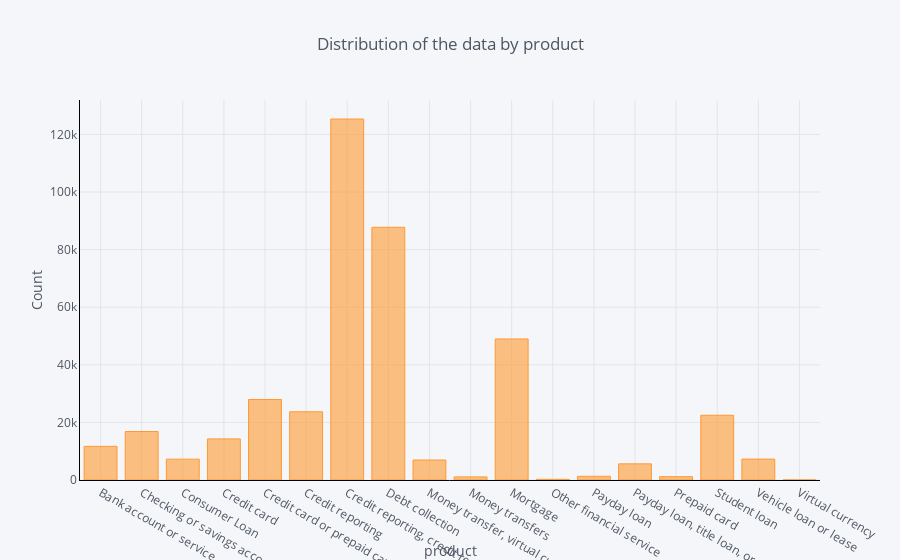

The cell this chart's notebook holds for it:
### Markdown cell above
# TEXT PREPOCESSING : 1-CONSOLIDATION

### Code cell
#Visulaisation of the districution of data grouped by product
df['review_len'] = df['Consumer complaint narrative'].astype(str).apply(len)
### Those lines make sure that the df will accept to be a pandas dataframe type instead of being recognized as a series times . in order to use the iplot function ##
import cufflinks as cf
cf.go_offline()
cf.set_config_file(offline=False, world_readable=True)
############################################################################################
#bar plot of the distribution
df.groupby("Product").count()['Complaint ID'].iplot(
    kind='bar', yTitle='Count', linecolor='black', title='Distribution of the data by product', xTitle='product')

### Figure 1 — Plotly figure (JSON) as saved in the notebook; plotly's stock layout.template omitted (floating-point values rounded to 4 significant figures)
{"data": [{"marker": {"color": "rgba(255, 153, 51, 0.6)", "line": {"color": "rgba(255, 153, 51, 1.0)", "width": 1}}, "name": "Complaint ID", "orientation": "v", "text": "", "type": "bar", "uid": "1d118347-dde5-4c0a-8417-fb2bcd86a7b1", "x": ["Bank account or service", "Checking or savings account", "Consumer Loan", "Credit card", "Credit card or prepaid card", "Credit reporting", "Credit reporting, credit repair services, or other personal consumer reports", "Debt collection", "Money transfer, virtual currency, or money service", "Money transfers", "Mortgage", "Other financial service", "Payday loan", "Payday loan, title loan, or personal loan", "Prepaid card", "Student loan", "Vehicle loan or lease", "Virtual currency"], "y": [11686, 16838, 7243, 14282, 27968, 23697, 125370, 87764, 6944, 1085, 48980, 231, 1284, 5600, 1153, 22484, 7265, 14]}], "layout": {"legend": {"bgcolor": "#F5F6F9", "font": {"color": "#4D5663"}}, "paper_bgcolor": "#F5F6F9", "plot_bgcolor": "#F5F6F9", "title": {"font": {"color": "#4D5663"}, "text": "Distribution of the data by product"}, "xaxis": {"gridcolor": "#E1E5ED", "linecolor": "black", "showgrid": true, "tickfont": {"color": "#4D5663"}, "title": {"font": {"color": "#4D5663"}, "text": "product"}, "zerolinecolor": "#E1E5ED"}, "yaxis": {"gridcolor": "#E1E5ED", "linecolor": "black", "showgrid": true, "tickfont": {"color": "#4D5663"}, "title": {"font": {"color": "#4D5663"}, "text": "Count"}, "zerolinecolor": "#E1E5ED"}}}
